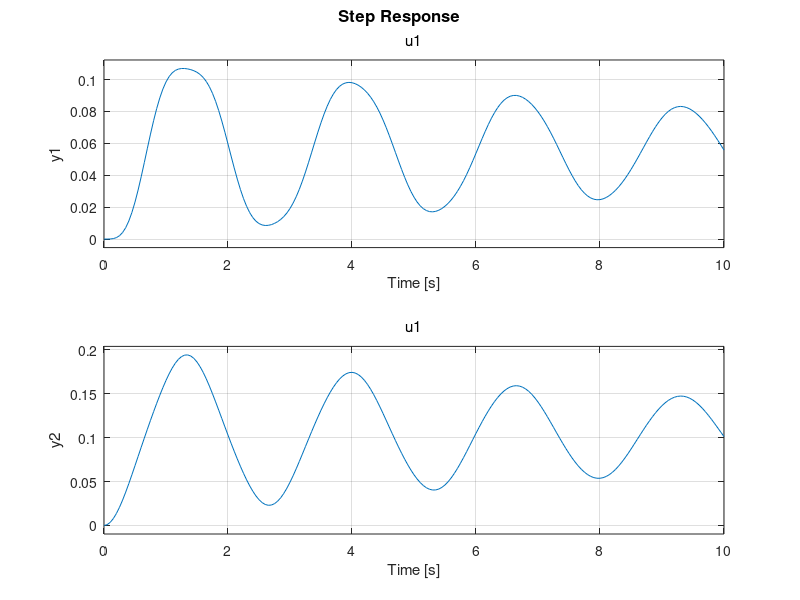
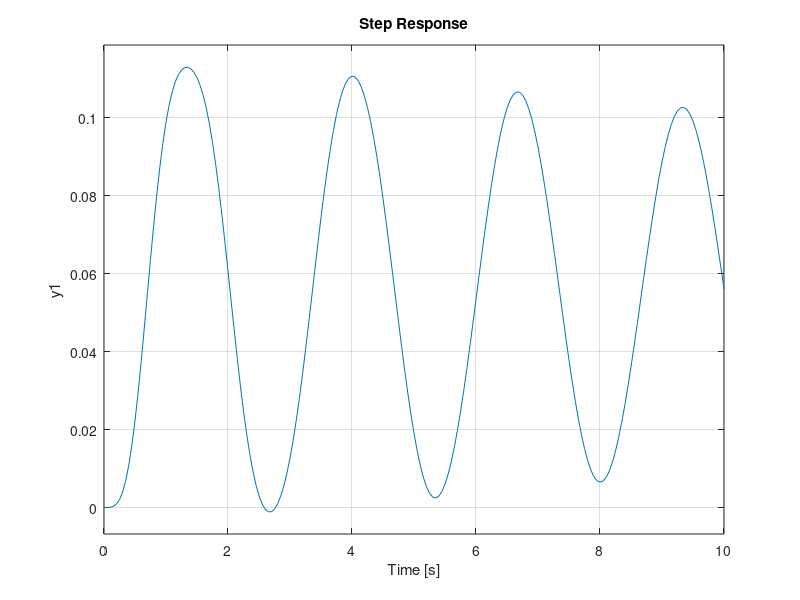
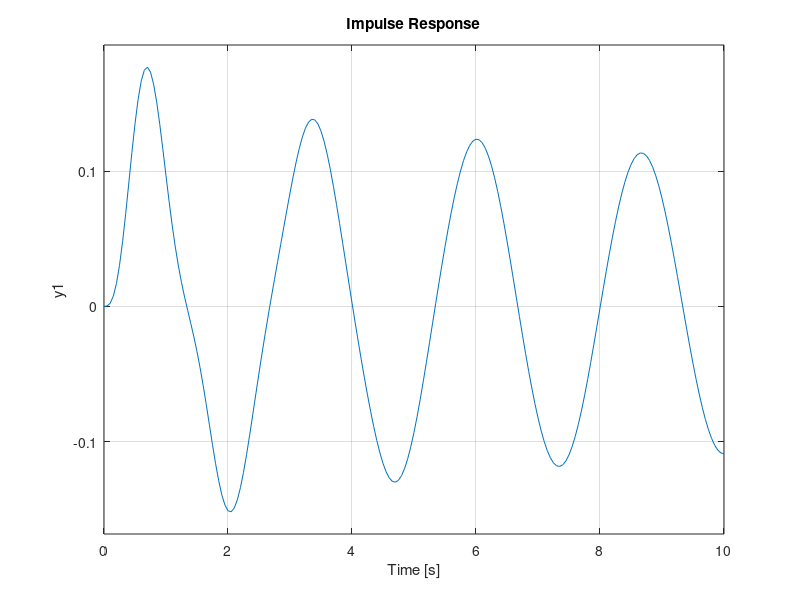

These figures' MATLAB source, in order: (Note: this script raises an error after producing the figures.)
clear all
close all

m1 = 1;
m2 = 1.4;
k1 = 18;
k2 = 21;
c = .8;

A1 = [0 1 0 0; ...
    -(k1+k2)/m1 -c/m1 k2/m1 0; ...
     0 0 0 1; ...
     k2/m2 0 -k2/m2 0];
B1 = [0; 0; 0; 1/m2];
C1 = [1 0 0 0; ...
      0 0 1 0];
D1 = [0; 0];

system4 = ss(A1,B1,C1,D1);

t = 0:.05:10;
step(system4,t)

figure
Num = [0 0 k2];
Den = [m1*m2 m1*c+m2*c m1*k2+m2*(k1+k2) k1*c k1*k2];
system5 = tf(Num,Den);
step(system5,t)
figure
impulse(system5,t)
[EVec,Eigv] = eig(A1);
[r,p,K] = residue(Num,Den);
roots(Den)
figure
bode(Num,Den)
